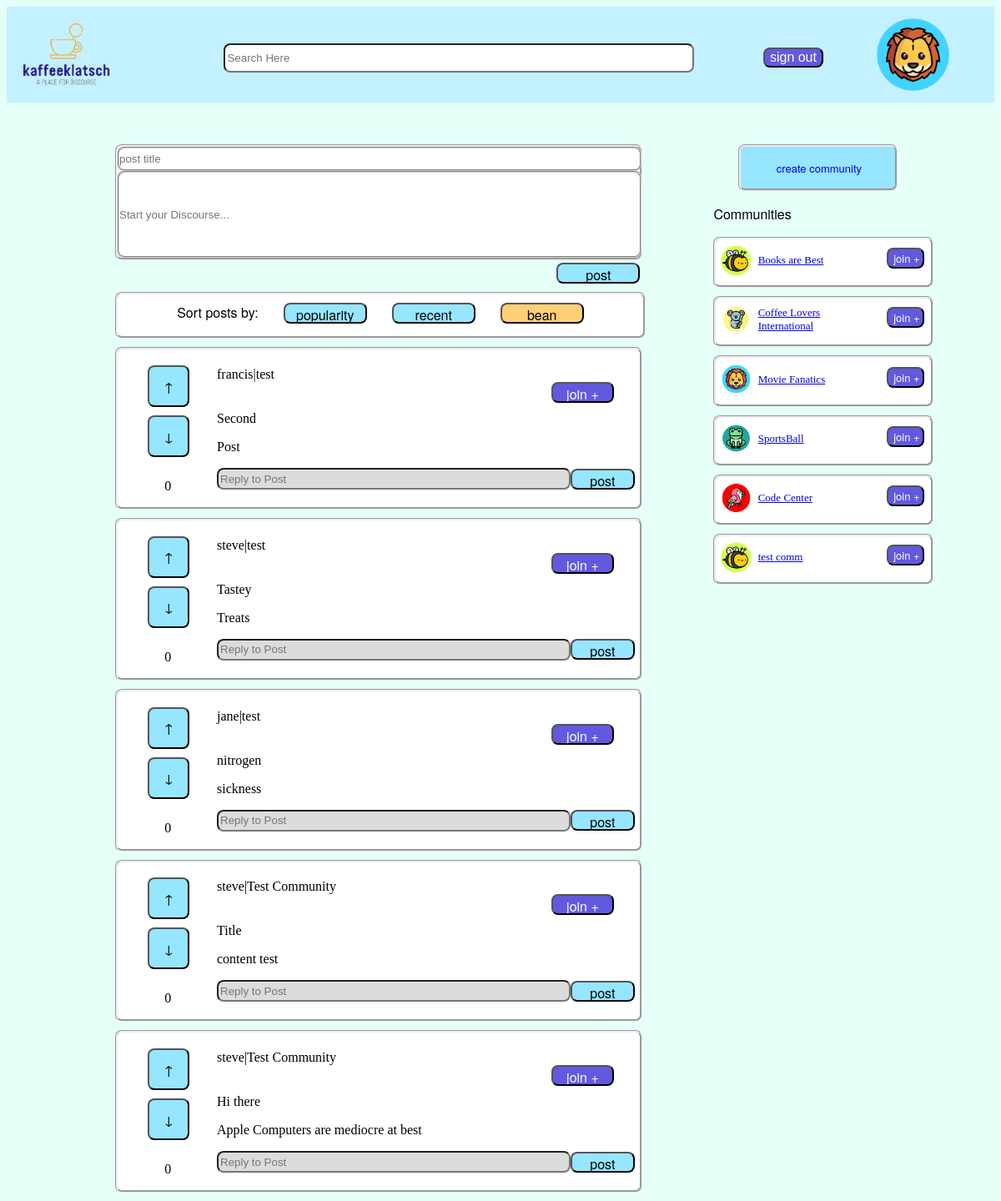
Page /feed (signed in) on the committed database.
### kaffeeklatsch/models/models.py (models this page shows, shortened)
class User(db.Model, UserMixin):
    id = db.Column(db.Integer, nullable=False, primary_key=True, unique=True)
    username = db.Column(db.Text, db.ForeignKey('user_access.username'), nullable=False)
    tagline = db.Column(db.Text, db.ForeignKey('user_access.tagline'), nullable=True)
    date_joined = db.Column(db.Text, nullable=False)
    avatar = db.Column(db.Text, nullable=True)
    first_name = db.Column(db.Text, nullable=True)
    last_name = db.Column(db.Text, nullable=True)
    communities = db.Column(db.Text, nullable=True)
    users_following = db.Column(db.Text, nullable=True)
    tagline = db.Column(db.Text, nullable=True)
    date_joined = db.Column(db.Text, nullable=False)
    summary = db.Column(db.Text, nullable=True)

class Post(db.Model):
    title = db.Column(db.Text, nullable=False)
    content = db.Column(db.Text, nullable=False)
    posting_user = db.Column(db.Text, db.ForeignKey('user_access.username'), nullable=False)
    posted_date = db.Column(db.DateTime, nullable=False)
    community = db.Column(db.Text, nullable=False)
    UUID = db.Column(db.Integer, nullable=False, primary_key=True, unique=True)
    tally = db.Column(db.Integer, nullable=False)

class Community(db.Model):
    community_id = db.Column(db.Integer, nullable=False, primary_key=True, unique=True)
    community_name = db.Column(db.Text, nullable=False)
    community_tagline = db.Column(db.Text, nullable=True)
    community_content = db.Column(db.Text, nullable=True)
    community_image = db.Column(db.Text, nullable=False)
    community_datejoined = db.Column(db.Text, nullable=False)

### kaffeeklatsch/routes.py (the view, shortened to what this page needs)
@app.route('/feed', methods=['GET', 'POST'])
def feed():
  if (current_user.is_authenticated == False):
    return redirect(url_for('login'))
  sortPostForm = SortPostForm()
  replyForm = ReplyForm()
  makePostForm = MakePostForm()
  communityPainForm = CommunityPainForm()
  posts = Post.query.all()
  communities = Community.query.all()
  postHandler = PostHandler()
  replyHandler = ReplyHandler()
  upVoteForm = UpVoteForm()
  upVoteHandler = UpVoteHandler()
  downVoteForm = DownVoteForm()
  downVoteHandler = DownVoteHandler()
  userName = current_user.username
  userInfo = User.query.filter_by(username=userName).first()
  if makePostForm.validate_on_submit():
    print("form input is validated")
    inputTitle = request.form['postTitle']
    inputContent = request.form['postContent']
    inputUsername = current_user.username
    inputCommunity = "Test Community"
    postHandler.post(inputTitle, inputContent, inputUsername, inputCommunity)
    return redirect(url_for('feed'))
  else:
    print("Post logic not entered.")
  if replyForm.validate_on_submit():
    print("Reply form input is validated")
    inputContent = request.form['replyContent']
    inputUsername = current_user.username
    retrievedPostId = int(request.form['index'])
    originalPostFilter = filter(lambda post: post.UUID == retrievedPostId, posts)
    originalPostList = list(originalPostFilter)
    originalPost = originalPostList.pop()
    print(f'original post id: ', retrievedPostId)
    print(f'original post: ', originalPost)
    inputOriginalPostID = retrievedPostId
    replyHandler.reply(inputOriginalPostID, inputContent, inputUsername)
    return redirect(url_for('feed'))
  else:
    print("Reply logic not entered.")
  return render_template('feed.html',
  makePostForm=makePostForm,
  sortPostForm=sortPostForm,
  replyForm=replyForm,
  communityPainForm=communityPainForm,
  posts=posts,
  communities=communities,
  userInfo=userInfo,
  upVoteForm=upVoteForm,
  downVoteForm=downVoteForm)

### kaffeeklatsch/forms/SortPostForm.py
class SortPostForm(FlaskForm):
    popularity = SubmitField('popularity')
    recent = SubmitField('recent')
    bean = SubmitField('bean')

### kaffeeklatsch/forms/ReplyForm.py
class ReplyForm(FlaskForm):
    post = SubmitField('post')
    join = SubmitField('join +')
    replyContent = StringField('reply', validators=[DataRequired(), Length(min=1, max=250)], render_kw={"placeholder": "Reply to Post"})

### kaffeeklatsch/models/models.py (called while the page is built)
@login_manager.user_loader
def load_user(username):
    return User.query.get(username)

### kaffeeklatsch/templates/feed.html
{% extends 'base.html' %}
{% import 'make_post.html' as makePostTemplate %}
{% import 'sort_post.html' as sortPostTemplate %}
{% import 'post_reply.html' as post_reply %}
{% import 'community.html'as community_template %}
{% block addedCSS %}
<link rel="stylesheet" href="{{ url_for('static', filename='css/feed.css') }}" />
{% endblock %}
{% block search %}
<div class="search-container" id="search-container">
    <input id="search-input" type="search" id="form1" class="form-control" placeholder="Search Here"/>
</div>
{% endblock %}
{% block avatar %}
<a href="/profilepage"><img class="avatar" src="{{ url_for('static', filename='assets/imagefiles/Profile/' + userInfo.avatar) }}" /></a>
<button onclick="document.location='logout'" class="button-style-credential">sign out</button>
{% endblock %}
{% block body %}
<div class="page">
    <div class="content-view">
        <div class="post-pane">
            <div>
                {{ makePostTemplate.make_post(makePostForm) }}
                {{ sortPostTemplate.sort_post(sortPostForm) }}
            </div>
            {% for post in posts %}
                {{ post_reply.post_reply(replyForm, upVoteForm, downVoteForm, post) }}
            {% endfor %}
        </div>
        <div class="community-pain">
            <div class="button-style-b create-comm-button">
                <a href='/communityCreation' class="create-comm">create community</a>
            </div>
            <p class="community-label">Communities</p>
            {% for community in communities%}
                {{ community_template.community_component(community, communityPainForm) }}
            {% endfor %}
        </div>
    </div>
</div>
{% endblock %}

### kaffeeklatsch/templates/post_reply.html
{% macro post_reply(replyForm, upVoteForm, downVoteForm, postObject) %}
{% import 'post.html' as replyTemplate %}
<div>
    {{ replyTemplate.post(replyForm, upVoteForm, downVoteForm, postObject) }}
</div>
{% endmacro %}

### kaffeeklatsch/templates/community.html
{% macro community_component(communityInfo, communityPainForm) %}
{% import 'community_pain.html' as communityPainTemplate %}
<form method="POST">
    {{ communityPainTemplate.community_pain(communityInfo, communityPainForm) }}
</form>
{% endmacro %}

### kaffeeklatsch/templates/post.html (shortened to what this page needs)
{% macro post(replyForm, upVoteForm, downVoteForm, postObject) %}
<link rel="stylesheet" href="{{ url_for('static', filename='css/post.css') }}" />
<div class="post-wrapper">
    <div class="vote-panel">
        <form action="" method="POST">
            {{ upVoteForm.upArrow(class="button-style-b make-button") }}
        </form>
        <form action="" method="POST">
            {{ downVoteForm.downArrow(class="button-style-b make-button") }}
        </form>
        <div class="post-tally">
            <p>{{ postObject.tally }}</p>
        </div>
    </div>
    <div class="post-panel">
        <div class="post-panel__top-line">
            <span class="owner-name">{{ postObject.posting_user }}</span> | <span class="community-content">{{ postObject.community }}</span>
        </div>
        {{ replyForm.join(class="button-style-a post-panel__join-button") }}
        <div class="post-panel__title-line">
            <span class="post-title">{{ postObject.title }}</span>
        </div>
        <div class="post-panel__post-content">
            <p class="post-content">{{ postObject.content }}</p>
        </div>
        <form action="" method="POST">
            <div class="post-panel__reply-line">
                {{ replyForm.replyContent(class="reply-content") }}
                {{ replyForm.post(class="button-style-b make-button") }}
            </div>
        </form>
    </div>
</div>
{% endmacro %}

### kaffeeklatsch/templates/community_pain.html
{% macro community_pain(communityInfo, communityPainForm) %}
<link rel="stylesheet" href="{{ url_for('static', filename='css/community-pain.css') }}" />
<div class="community-pain-wrapper">
    <img class="avatar community-image" src="{{ url_for('static', filename='assets/imagefiles/Profile/'+communityInfo.community_image) }}">
    <div class=community-title><a href="/communityPage"><span>{{ communityInfo.community_name}}</span></a></div>
    <span class="community-button">{{ communityPainForm.join(class="button-style-a community-button-settings") }} </span>
</div>
{% endmacro %}

### kaffeeklatsch/static/css/globalstylesheet.css (style rules this page uses)
body { background-color: #E5FFF9 }
.avatar { height: 100%; float: right; margin-right: 50px; }
.page { margin: 0px; height: 100vh; padding-top: 50px; }
.button-style-credential { border-radius: 8px; background-color: #6259df; font-size: medium; color: white; }
.button-style-a { width: 100px; height: 25px; top: 225px; border-radius: 8px; background-color: #6259df; font-family: "Helvetica Neue", "Arial", sans-serif; font-size: medium; color: white; }
.button-style-b { width: 100px; height: 25px; top: 225px; border-radius: 8px; background-color: #96E6FF; font-family: "Helvetica Neue", "Arial", sans-serif; font-size: medium; color: black; margin-left: 30px; }
.button-style-bean { width: 100px; height: 25px; top: 225px; border-radius: 8px; background-color: #FFD075; font-family: "Helvetica Neue", "Arial", sans-serif; font-size: medium; color: black; margin-left: 30px; }

### kaffeeklatsch/static/css/forms.css (style rules this page uses)
input { margin-bottom: 10px; border-radius: 8px; height: 25px; width: 230px; }

### kaffeeklatsch/static/css/feed.css (style rules this page uses)
.content-view { display: flex; }
.post-pane { display: inline-block; width: 60%; }
.community-pain { display: inline-block; background-color: #E5FFF9; margin-left: 85px; width: 25%; height: 500px; }
#search-container { display: inline-block; text-align: center; width: 60%; height: 80%; padding-top: 10px; }
#search-input { background-color: white; width: 80%; height: 45%; }
.community-label { font-family: "Helvetica Neue", "Arial", sans-serif; font-size: medium; }
.create-comm-button { width: 70%; height: 10%; border-style: groove; display: flex; }
.create-comm { text-decoration: none; font-size: small; align-self: center; margin-left: 23%; }

### kaffeeklatsch/static/css/sort_post.css (style rules this page uses)
#postContent { left: 10px; }

### kaffeeklatsch/static/css/make_post.css (style rules this page uses)
.make-post-wrapper .post-title { display: block; width: 99.6%; border-style: groove; border-color: lightgrey; margin: 0; padding: 0; }
.make-post-wrapper .post-content { display: block; width: 99.6%; border-style: groove; border-color: lightgrey; margin: 0; padding: 0; height: 100px; }
.make-post-wrapper .make-button { float: right; margin-top: 1%; }

### kaffeeklatsch/static/css/post.css (style rules this page uses)
.post-wrapper { background-color: white; border-style: groove; border-radius: 8px; display: flex; justify-content: center; align-items: center; margin-bottom: 10px; }
.post-wrapper .vote-panel input { width: 50px; height: 50px; }
.post-wrapper .vote-panel { margin-right: 8%; margin-top: 3%; width: 10%; align-content: center; }
.post-wrapper .post-tally { margin-left: 80%; }
.post-wrapper .post-panel { display: inline-block; width: 80%; background-color: white; }
.post-panel .post-panel__reply-line { display: flex; justify-content: center; align-items: center; }
.post-panel .post-panel__join-button { margin-left: 80%; width: 15%; }
.post-wrapper .post-panel #replyContent { width: 500px; margin: auto; }
.post-wrapper .post-panel #post { width: 90px; margin: auto; }
.post-panel__top-line { background-color: white; display: inline-flex; }
#replyContent { width: 80%; height: 20px; top: 470px; left: 150px; background-color: gainsboro; }

### kaffeeklatsch/static/css/community-pain.css (style rules this page uses)
.community-pain-wrapper { background-color: white; display: inline-flex; align-items: center; border-radius: 8px; border-style: groove; padding: 2%; font-size: small; padding-bottom: 10px; margin-bottom: 10px; }
.community-pain-wrapper .community-image { height: 15%; width: 15%; float: none; margin-right: 8px; }
.community-pain-wrapper .community-title { width: 100%; }
.community-pain-wrapper .community-button { margin-left:8%; margin-top: 2%; }
.community-pain-wrapper .community-button-settings { font-size: small; width: 95%; }

### rows in the picture
User: avatar (picture)
Post: tally "0", posting_user "francis", community "test", title "Second", content "Post"
Post: tally "0", posting_user "steve", community "test", title "Tastey", content "Treats"
Post: tally "0", posting_user "jane", community "test", title "nitrogen", content "sickness"
Post: tally "0", posting_user "steve", community "Test Community", title "Title", content "content test"
Post: tally "0", posting_user "steve", community "Test Community", title "Hi there", content "Apple Computers are mediocre at best"
Community: community_image (picture), community_name "Books are Best"
Community: community_image (picture), community_name "Coffee Lovers International"
Community: community_image (picture), community_name "Movie Fanatics"
Community: community_image (picture), community_name "SportsBall"
Community: community_image (picture), community_name "Code Center"
Community: community_image (picture), community_name "test comm"
